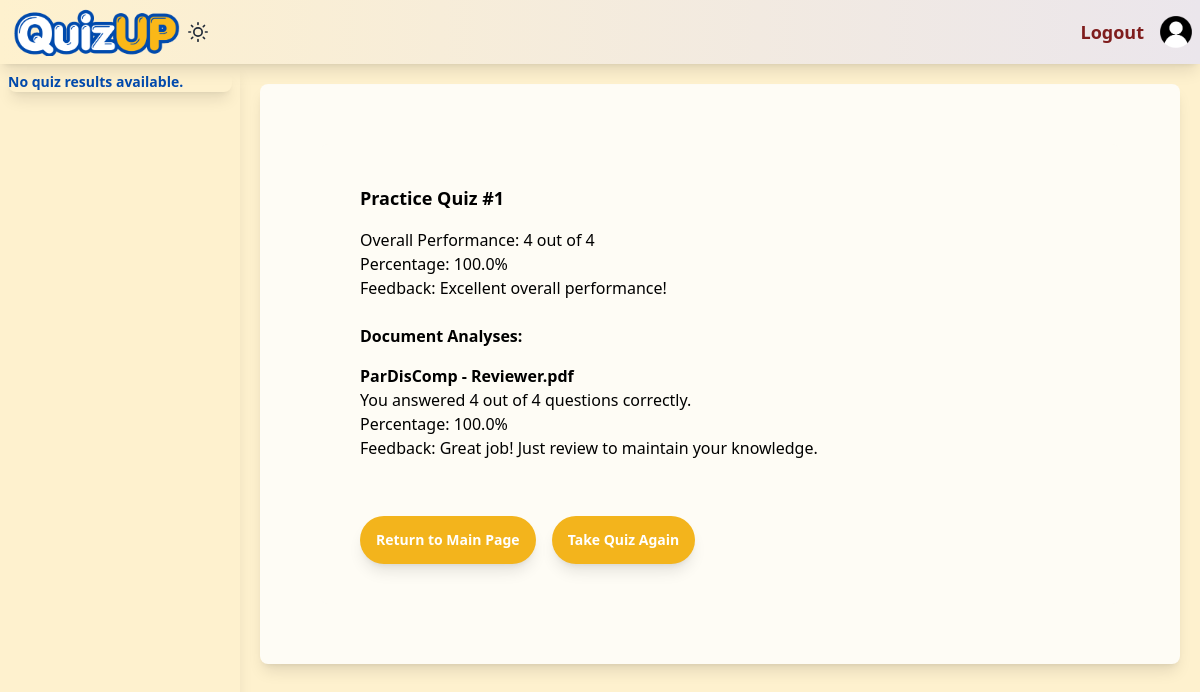
/quiz/attempt/2/, run on an earlier commit of the app's database.
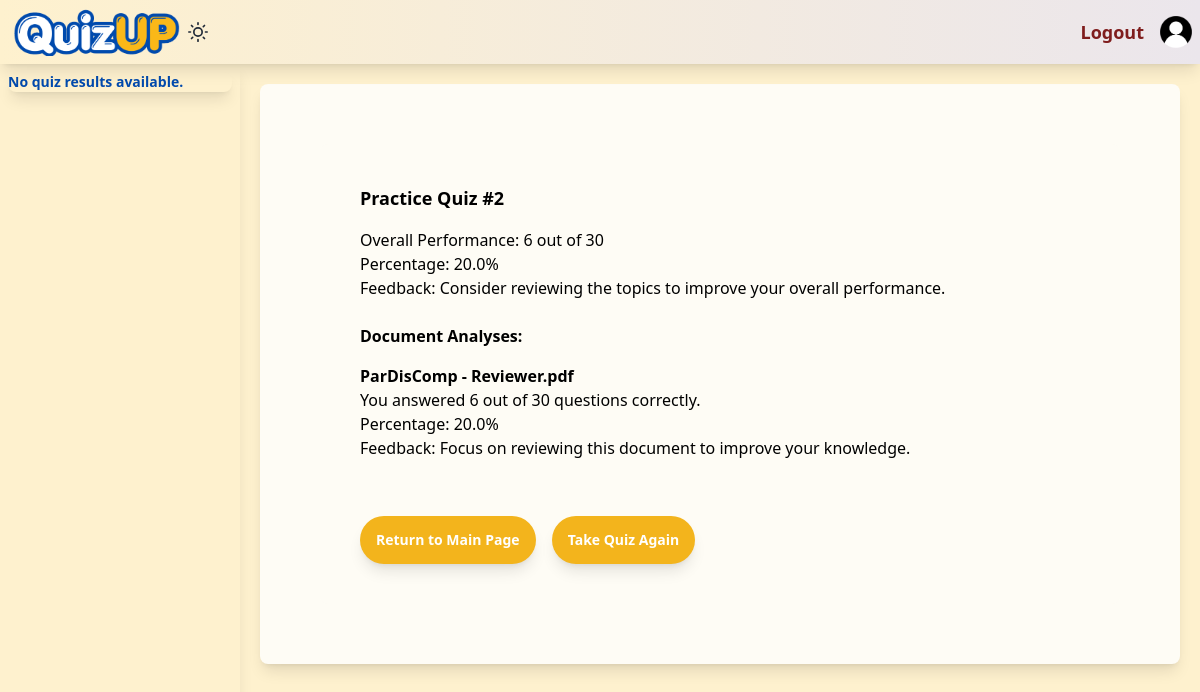
And on a later commit of the database.
### quiz_up_app/models.py (models this page shows, shortened)
class QuizAttempt(models.Model):
    user = models.ForeignKey(Users, on_delete=models.CASCADE)
    title = models.CharField(max_length=255)  # e.g., "Practice Quiz #1"
    correct = models.IntegerField()
    total = models.IntegerField()
    percentage = models.FloatField()
    feedback = models.TextField()
    documents = models.ManyToManyField(QuizAnalysis)  # Link to individual document analyses
    created_at = models.DateTimeField(auto_now_add=True)

class QuizAnalysis(models.Model):
    user = models.ForeignKey(Users, on_delete=models.CASCADE)
    document = models.ForeignKey(Document, on_delete=models.CASCADE)
    correct = models.IntegerField()
    total = models.IntegerField()
    percentage = models.FloatField()
    feedback = models.TextField()
    created_at = models.DateTimeField(auto_now_add=True)

class Document(models.Model):
    user = models.ForeignKey(Users, on_delete=models.CASCADE)
    title = models.CharField(max_length=255)
    file = models.FileField(upload_to='documents/')
    uploaded_at = models.DateTimeField(auto_now_add=True)

### quiz_up_app/views.py (the view)
# urls.py: path("quiz/attempt/<int:attempt_id>/", views.quiz_attempt_detail, name="quiz_attempt_detail"),
def quiz_attempt_detail(request, attempt_id):
    quiz_attempt = get_object_or_404(QuizAttempt, id=attempt_id)
    document_analyses = quiz_attempt.documents.all().distinct()  # Ensure uniqueness
    context = {
        'quiz_attempt': quiz_attempt,
        'document_analyses': document_analyses
    }
    return render(request, 'quiz_up_app/quiz_attempt_detail.html', context)

### quiz_up_app/context_processors.py (called while the page is built)
def user_quiz_analyses(request):
    user_data = request.session.get('user', {})
    if user_data:
        user_email = user_data.get('email')
        if user_email:
            attempts = QuizAttempt.objects.filter(user__email=user_email).order_by('-created_at')
            return {'user_quiz_attempts': attempts}
    return {'user_quiz_attempts': None}

### theme/context_processors.py (called while the page is built)
def theme(request):
    if 'is_dark_theme' in request.session:
        is_dark_theme = request.session.get('is_dark_theme')
        return {'is_dark_theme': is_dark_theme}
    return {'is_dark_theme': False}

### quiz_up_app/templates/quiz_up_app/quiz_attempt_detail.html
{% extends "base.html" %}
{% load static tailwind_tags %}
{% block content %}
<div class="bg-[#fefcf5] dark:bg-[#27354c] p-5 shadow-lg rounded-lg">
    <div class="flex flex-col items-start justify-start  p-10 rounded-lg border-[#EBE6EC] bg-[#fefcf5] dark:bg-[#27354c] dark:border-[#1e293b] dark:text-white m-10 text-[#000000]">
        <h2 class="text-lg font-semibold mb-4">{{ quiz_attempt.title }}</h2>
        <p>
            Overall Performance: {{ quiz_attempt.correct }} out of {{ quiz_attempt.total }}<br>
            Percentage: {{ quiz_attempt.percentage }}%<br>
            Feedback: {{ quiz_attempt.feedback }}
        </p>
        <h3 class="text-md font-semibold mb-4 mt-6">Document Analyses:</h3>
        {% for analysis in document_analyses %}
            <div class="mb-6">
                <h4 class="text-md font-bold">{{ analysis.document.title }}</h4>
                <p>
                    You answered {{ analysis.correct }} out of {{ analysis.total }} questions correctly.<br>
                    Percentage: {{ analysis.percentage }}%<br>
                    Feedback: {{ analysis.feedback }}
                </p>
            </div>
        {% endfor %}
        <div class="mt-8">
            <a href="{% url 'dragfile' %}" class="btn text-sm shadow-lg  mr-3 font-semibold focus:outline-none rounded-full bg-[#f3b41c] border-none text-white hover:bg-gray-100 hover:text-blue-700 focus:z-10 focus:ring-4 focus:ring-gray-100 dark:focus:ring-gray-700 dark:bg-slate-900  dark:text-white  dark:hover:text-white dark:hover:bg-gray-700">Return to Main Page</a>
            <a href="{% url 'generatedquiz' %}" class="btn text-sm shadow-lg font-semibold focus:outline-none rounded-full bg-[#f3b41c] border-none text-white hover:bg-gray-100 hover:text-blue-700 focus:z-10 focus:ring-4 focus:ring-gray-100 dark:focus:ring-gray-700 dark:bg-slate-900  dark:text-white  dark:hover:text-white dark:hover:bg-gray-700">Take Quiz Again</a>
        </div>
    </div>
</div>
{% endblock %}

### theme/templates/base.html (shortened to what this page needs)
{% load static tailwind_tags %}
<!DOCTYPE html>
<html lang="en" class="{% if is_dark_theme %}dark{% endif %}">
	<head>
		{% tailwind_css %}
	</head>
	<div class= "fixed w-full z-20 top-0 start-0">
		<div class="bg-gradient-to-r from-[#FEF1CE] to-[#EBE6EC] dark:bg-gradient-to-r dark:from-[#1e293b] dark:to-[#151c29]  dark:bg-black shadow-lg flex justify-between items-center p-2 sticky top-0 max-w-full">
			<div class="flex items-center">
			<a  href="{% url 'dragfile' %}"><img src="{% static 'quiz_up_app/img/quizUPLOGO.png' %}" width="100" class="h-12 w-full" /></a>
			<label class="flex cursor-pointer gap-2">
				{% if is_dark_theme %}
					<svg
						xmlns="http://www.w3.org/2000/svg"
						width="20"
						height="20"
						viewBox="0 0 24 24"
						fill="none"
						stroke="currentColor"
						stroke-width="2"
						stroke-linecap="round"
						stroke-linejoin="round">
						<path d="M21 12.79A9 9 0 1 1 11.21 3 7 7 0 0 0 21 12.79z"></path>
					</svg>
				{% else %}
					<svg
						xmlns="http://www.w3.org/2000/svg"
						width="20"
						height="20"
						viewBox="0 0 24 24"
						fill="none"
						stroke="currentColor"
						stroke-width="2"
						stroke-linecap="round"
						stroke-linejoin="round">
						<circle cx="12" cy="12" r="5" />
						<path
							d="M12 1v2M12 21v2M4.2 4.2l1.4 1.4M18.4 18.4l1.4 1.4M1 12h2M21 12h2M4.2 19.8l1.4-1.4M18.4 5.6l1.4-1.4" />
					</svg>
				{% endif %}
				<label class="relative cursor-pointer p-2" for="light-switch">
				</label>
			</label>
		  </div>
		  <div class="flex items-center space-x-4">
			<tr>
				<th>  <a href="{% url 'landing' %}" class="text-red-900 dark:text-red-800 font-bold text-lg"> Logout</a> </th>
				<th>
					<a href="#"><img src="{% static 'quiz_up_app/img/profileicon.png' %}" class="h-8"></a>
				</th>
			  </tr>
		</div>
	  </div>
	</div>
	<div class="container mx-0 mt-16 min-h-fit min-w-full bg-[#FEF1CE] dark:bg-[#1e293b]">
		<div class="flex min-h-screen min-w-full">
			<div class="fixed menu w-1/5 bg-[#FEF1CE] shadow-lg dark:shadow-2xl dark:bg-slate-800 dark:border-x-black border-y-[#000000] border-x-[#EBE6EC] dark:border-y-slate-800 h-full">
				<ul class="font-semibold text-[#024AAD] dark:text-white">
					{% if user_quiz_attempts %}
						{% for attempt in user_quiz_attempts %}
							<li class="bg-[#FEF1CE] dark:bg-[#1e293b] rounded-lg mb-4 shadow-lg">
								<a href="{% url 'quiz_attempt_detail' attempt.id %}">{{ attempt.title }} - {{ attempt.percentage }}%</a>
							</li>
						{% endfor %}
					{% else %}
						<li class="bg-[#FEF1CE] dark:bg-[#1e293b] rounded-lg mb-4 shadow-lg">No quiz results available.</li>
					{% endif %}
				</ul>
			</div>
			<div class="flex-1 p-5 ml-[20%] overflow-y-auto">
				{% block content %}
				{% endblock %}
			</div>
		</div>
	</div>

What changed in the data, as far as the page shows it:
changed QuizAttempt: title "Practice Quiz #1" → "Practice Quiz #2"; correct "4" → "6"; total "4" → "30"; percentage "100.0" → "20.0"; feedback "Excellent overall performance!" → "Consider reviewing the topics to improve your overall performance."
changed QuizAnalysis "ParDisComp - Reviewer.pdf": correct "4" → "6"; total "4" → "30"; percentage "100.0" → "20.0"; feedback "Great job! Just review to maintain your knowledge." → "Focus on reviewing this document to improve your knowledge."
